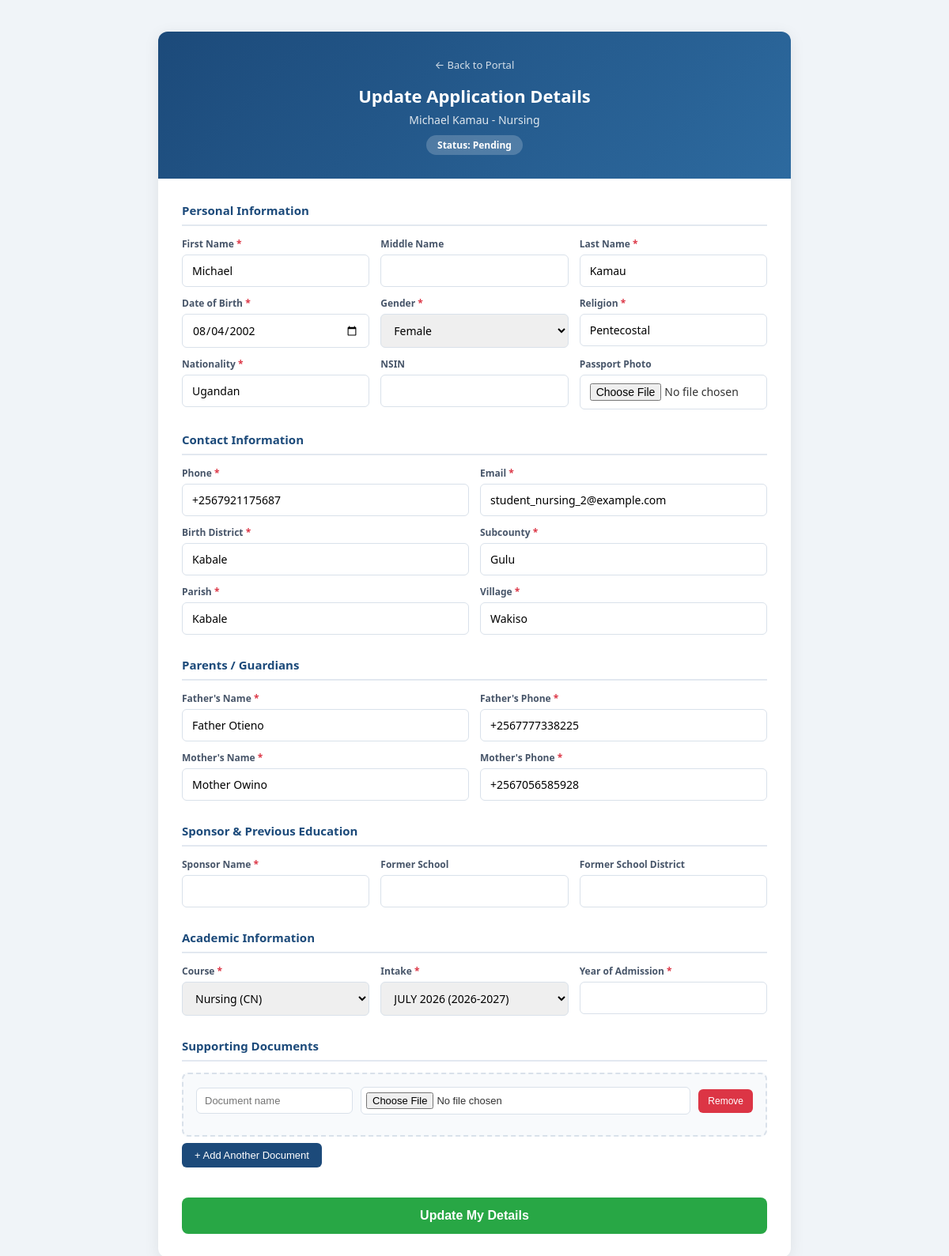
The app's page /portal/update/application/3/ with its own data.
### admissions/models.py (models this page shows, shortened)
class Application(models.Model):
    STATUS_CHOICES = [
        ('PENDING', 'Pending'),
        ('UNDER_REVIEW', 'Under Review'),
        ('ACCEPTED', 'Accepted'),
        ('REJECTED', 'Rejected'),
        ('ADMITTED', 'Admitted'),
    ]
    first_name = models.CharField(max_length=100)
    middle_name = models.CharField(max_length=100, blank=True)
    last_name = models.CharField(max_length=100)
    date_of_birth = models.DateField()
    gender = models.CharField(
        max_length=1,
        choices=[('M', 'Male'), ('F', 'Female')],
        help_text="Select gender"
    )
    religion = models.CharField(max_length=50)
    nationality = models.CharField(max_length=100)
    passport_photo = models.ImageField(upload_to='application_photos/', blank=True, null=True)
    birth_district = models.CharField(max_length=100)
    subcounty = models.CharField(max_length=100)
    parish = models.CharField(max_length=100)
    village = models.CharField(max_length=100)
    phone = models.CharField(max_length=15)
    email = models.EmailField()
    father_name = models.CharField(max_length=100)
    father_phone = models.CharField(max_length=15)
    mother_name = models.CharField(max_length=100)
    mother_phone = models.CharField(max_length=15)
    sponsor_name = models.CharField(max_length=100)
    former_school = models.CharField(max_length=200, blank=True)
    former_school_district = models.CharField(max_length=100, blank=True)
    course = models.ForeignKey('academics.Course', on_delete=models.CASCADE)
    intake = models.ForeignKey('academics.Intake', on_delete=models.CASCADE, related_name='applications')
    year_of_admission = models.CharField(max_length=15)
    NSIN = models.CharField(max_length=20, blank=True, default='', help_text="National Student Identification Number. Leave blank if not yet assigned.")
    status = models.CharField(
        max_length=15,
        choices=STATUS_CHOICES,
        default='PENDING',
        help_text="Application status"
    )
    application_date = models.DateTimeField(auto_now_add=True)
    review_notes = models.TextField(blank=True, help_text="Notes from the review process")
    class Meta:
        verbose_name = 'Application'
        verbose_name_plural = 'Applications'
        ordering = ['-application_date']

### academics/models.py (models this page shows, shortened)
class Course(models.Model):
    LEVEL_CHOICES = [
        ('CERTIFICATE', 'Certificate'),
        ('DIPLOMA', 'Diploma'),
        ('BACHELORS', "Bachelor's"),
        ('MASTERS', "Master's"),
    ]
    name = models.CharField(max_length=100)
    short_name = models.CharField(max_length=10, unique=True)  # e.g., CS for Computer Science
    duration = models.IntegerField(help_text="Duration in months")  # Course duration in months
    level = models.CharField(
        max_length=20,
        choices=LEVEL_CHOICES,
        default='CERTIFICATE',
        help_text="Academic level of the course"
    )
    department = models.ForeignKey(
        Department,
        on_delete=models.SET_NULL,
        null=True,
        blank=True,
        related_name='courses',
        help_text="Department this course belongs to"
    )

class Intake(models.Model):
    STATUS_CHOICES = [
        ('OPEN', 'Open'),
        ('CLOSED', 'Closed'),
        ('UPCOMING', 'Upcoming'),
    ]
    name = models.CharField(max_length=100, help_text="Intake name, e.g., January 2026 Intake")
    academic_year = models.ForeignKey('AcademicYear', on_delete=models.CASCADE, related_name='intakes')
    start_date = models.DateField(help_text="Start date for this intake")
    end_date = models.DateField(help_text="Application deadline for this intake")
    status = models.CharField(max_length=15, choices=STATUS_CHOICES, default='UPCOMING')
    description = models.TextField(blank=True, help_text="Description of the intake")
    created_at = models.DateTimeField(auto_now_add=True)
    class Meta:
        verbose_name = 'Intake'
        verbose_name_plural = 'Intakes'
        ordering = ['-start_date']

### admissions/views.py (the view, shortened to what this page needs)
# urls.py: path('update/application/<int:application_id>/', views.update_application, name='update_application'),
def update_application(request, application_id):
    application = get_object_or_404(Application, id=application_id)
    courses = Course.objects.all().order_by('name')
    intakes = Intake.objects.filter(status__in=['OPEN', 'UPCOMING', 'CLOSED']).select_related('academic_year')
    return render(request, 'admissions/portal/update_form.html', {
        'application': application,
        'courses': courses,
        'intakes': intakes,
        'existing_docs': application.documents.all(),
    })

### admissions/templates/admissions/portal/update_form.html (shortened to what this page needs)
<!DOCTYPE html>
<html lang="en">
<head>
</head>
<body>
    <div class="form-container">
        <div class="form-header">
            <a href="{% url 'portal_landing' %}" class="back-link">&larr; Back to Portal</a>
            <h1>Update Application Details</h1>
            <p>{{ application.first_name }} {{ application.last_name }} - {{ application.course.name }}</p>
            <span class="status-badge">Status: {{ application.get_status_display }}</span>
        </div>
        <div class="form-body">
            <form method="post" enctype="multipart/form-data">
                <div class="form-section">
                    <h3>Personal Information</h3>
                    <div class="form-row">
                        <div class="form-group">
                            <label>First Name <span class="required">*</span></label>
                            <input type="text" name="first_name" value="{{ application.first_name }}" required>
                        </div>
                        <div class="form-group">
                            <label>Middle Name</label>
                            <input type="text" name="middle_name" value="{{ application.middle_name }}">
                        </div>
                        <div class="form-group">
                            <label>Last Name <span class="required">*</span></label>
                            <input type="text" name="last_name" value="{{ application.last_name }}" required>
                        </div>
                    </div>
                    <div class="form-row">
                        <div class="form-group">
                            <label>Date of Birth <span class="required">*</span></label>
                            <input type="date" name="date_of_birth" value="{{ application.date_of_birth|date:"Y-m-d" }}" required>
                        </div>
                        <div class="form-group">
                            <label>Gender <span class="required">*</span></label>
                            <select name="gender" required>
                                <option value="F" {% if application.gender == 'F' %}selected{% endif %}>Female</option>
                            </select>
                        </div>
                        <div class="form-group">
                            <label>Religion <span class="required">*</span></label>
                            <input type="text" name="religion" value="{{ application.religion }}" required>
                        </div>
                    </div>
                    <div class="form-row">
                        <div class="form-group">
                            <label>Nationality <span class="required">*</span></label>
                            <input type="text" name="nationality" value="{{ application.nationality }}" required>
                        </div>
                        <div class="form-group">
                            <label>NSIN</label>
                            <input type="text" name="NSIN" value="{{ application.NSIN }}">
                        </div>
                        <div class="form-group">
                            <label>Passport Photo</label>
                            <input type="file" name="passport_photo" accept="image/*">
                        </div>
                    </div>
                </div>
                <div class="form-section">
                    <h3>Contact Information</h3>
                    <div class="form-row">
                        <div class="form-group">
                            <label>Phone <span class="required">*</span></label>
                            <input type="text" name="phone" value="{{ application.phone }}" required>
                        </div>
                        <div class="form-group">
                            <label>Email <span class="required">*</span></label>
                            <input type="email" name="email" value="{{ application.email }}" required>
                        </div>
                    </div>
                    <div class="form-row">
                        <div class="form-group">
                            <label>Birth District <span class="required">*</span></label>
                            <input type="text" name="birth_district" value="{{ application.birth_district }}" required>
                        </div>
                        <div class="form-group">
                            <label>Subcounty <span class="required">*</span></label>
                            <input type="text" name="subcounty" value="{{ application.subcounty }}" required>
                        </div>
                    </div>
                    <div class="form-row">
                        <div class="form-group">
                            <label>Parish <span class="required">*</span></label>
                            <input type="text" name="parish" value="{{ application.parish }}" required>
                        </div>
                        <div class="form-group">
                            <label>Village <span class="required">*</span></label>
                            <input type="text" name="village" value="{{ application.village }}" required>
                        </div>
                    </div>
                </div>
                <div class="form-section">
                    <h3>Parents / Guardians</h3>
                    <div class="form-row">
                        <div class="form-group">
                            <label>Father's Name <span class="required">*</span></label>
                            <input type="text" name="father_name" value="{{ application.father_name }}" required>
                        </div>
                        <div class="form-group">
                            <label>Father's Phone <span class="required">*</span></label>
                            <input type="text" name="father_phone" value="{{ application.father_phone }}" required>
                        </div>
                    </div>
                    <div class="form-row">
                        <div class="form-group">
                            <label>Mother's Name <span class="required">*</span></label>
                            <input type="text" name="mother_name" value="{{ application.mother_name }}" required>
                        </div>
                        <div class="form-group">
                            <label>Mother's Phone <span class="required">*</span></label>
                            <input type="text" name="mother_phone" value="{{ application.mother_phone }}" required>
                        </div>
                    </div>
                </div>
                <div class="form-section">
                    <h3>Sponsor & Previous Education</h3>
                    <div class="form-row">
                        <div class="form-group">
                            <label>Sponsor Name <span class="required">*</span></label>
                            <input type="text" name="sponsor_name" value="{{ application.sponsor_name }}" required>
                        </div>
                        <div class="form-group">
                            <label>Former School</label>
                            <input type="text" name="former_school" value="{{ application.former_school }}">
                        </div>
                        <div class="form-group">
                            <label>Former School District</label>
                            <input type="text" name="former_school_district" value="{{ application.former_school_district }}">
                        </div>
                    </div>
                </div>
                <div class="form-section">
                    <h3>Academic Information</h3>
                    <div class="form-row">
                        <div class="form-group">
                            <label>Course <span class="required">*</span></label>
                            <select name="course" required>
                                {% for course in courses %}
                                    <option value="{{ course.id }}" {% if application.course_id == course.id %}selected{% endif %}>{{ course.name }} ({{ course.short_name }})</option>
                                {% endfor %}
                            </select>
                        </div>
                        <div class="form-group">
                            <label>Intake <span class="required">*</span></label>
                            <select name="intake" required>
                                {% for intake in intakes %}
                                    <option value="{{ intake.id }}" {% if application.intake_id == intake.id %}selected{% endif %}>{{ intake.name }} ({{ intake.academic_year.name|default:"N/A" }})</option>
                                {% endfor %}
                            </select>
                        </div>
                        <div class="form-group">
                            <label>Year of Admission <span class="required">*</span></label>
                            <input type="text" name="year_of_admission" value="{{ application.year_of_admission }}" required>
                        </div>
                    </div>
                </div>
                <div class="form-section">
                    <h3>Supporting Documents</h3>
                    <div class="doc-upload-wrapper" id="doc-wrapper">
                        <div class="doc-upload-row" id="doc-row-0">
                            <input type="text" name="doc_name_0" placeholder="Document name">
                            <input type="file" name="doc_file_0" accept=".pdf,.doc,.docx,.jpg,.jpeg,.png">
                            <button type="button" class="doc-remove-btn" onclick="removeDocRow(0)">Remove</button>
                        </div>
                    </div>
                    <button type="button" class="doc-add-btn" onclick="addDocRow()">+ Add Another Document</button>
                </div>
                <button type="submit" class="btn-submit">Update My Details</button>
            </form>
        </div>
    </div>
</body>
</html>

### records on screen
Application: first_name "Michael", last_name "Kamau", course.name "Nursing", status "Pending", date_of_birth "08/04/2002", gender "Female", religion "Pentecostal", nationality "Ugandan", phone "+2567921175687", email "student_nursing_2@example.com", birth_district "Kabale", subcounty "Gulu", parish "Kabale", village "Wakiso", father_name "Father Otieno", father_phone "+2567777338225", mother_name "Mother Owino", mother_phone "+2567056585928", course "Nursing (CN)", intake "JULY 2026 (2026-2027)"
